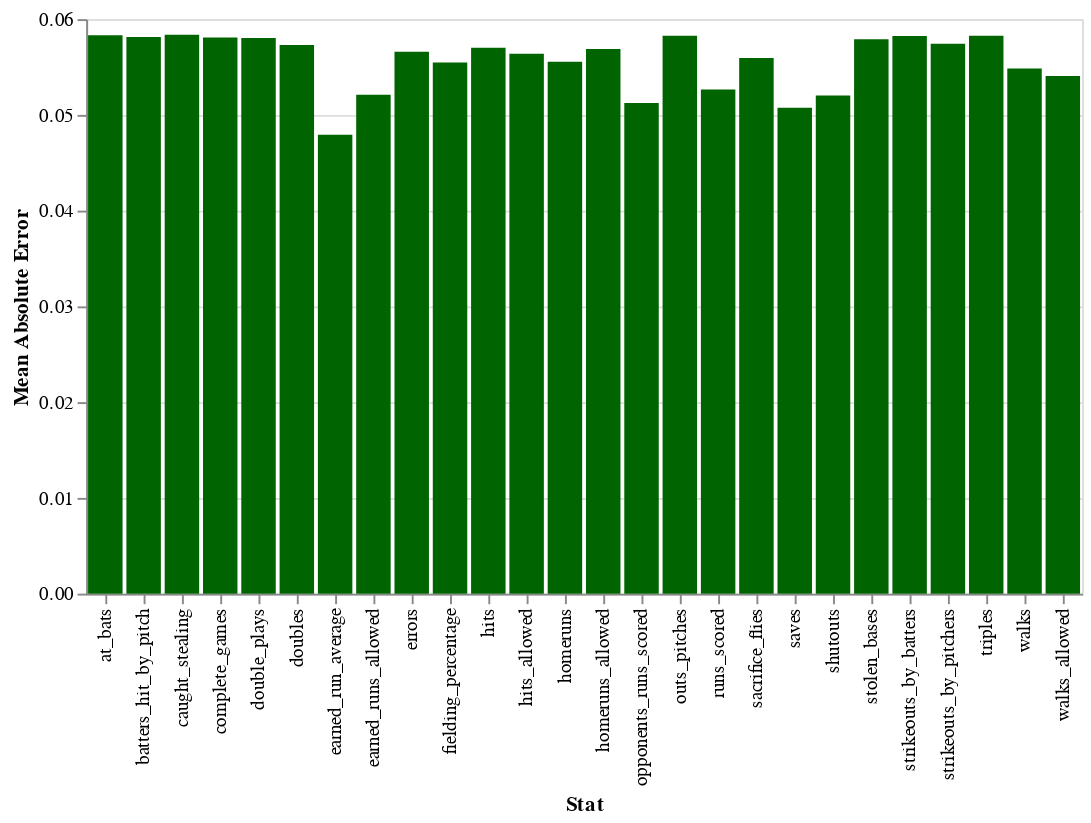

Notebook code cell kept with this figure:
### Code cell
alt.Chart(df_rate_reg).mark_bar(color = 'darkgreen').encode(
    x = 'Stat',
    y = 'Mean Absolute Error'
)

### Figure 1 — Vega-Lite specification as saved in the notebook (floating-point values rounded to 4 significant figures)
{"config": {"view": {"continuousWidth": 400, "continuousHeight": 300}}, "data": {"name": "data-4699ee03d75cbfa803aaed570d94955c"}, "mark": {"type": "bar", "color": "darkgreen"}, "encoding": {"x": {"field": "Stat", "type": "nominal"}, "y": {"field": "Mean Absolute Error", "type": "quantitative"}}, "$schema": "https://vega.github.io/schema/vega-lite/v4.17.0.json", "datasets": {"data-4699ee03d75cbfa803aaed570d94955c": [{"Stat": "runs_scored", "Coefficient": 0.1883, "Mean Squared Error": 0.004267, "Mean Absolute Error": 0.05264}, {"Stat": "at_bats", "Coefficient": 0.01193, "Mean Squared Error": 0.00502, "Mean Absolute Error": 0.05833}, {"Stat": "hits", "Coefficient": 0.08709, "Mean Squared Error": 0.004877, "Mean Absolute Error": 0.05702}, {"Stat": "doubles", "Coefficient": 0.07654, "Mean Squared Error": 0.004881, "Mean Absolute Error": 0.05729}, {"Stat": "triples", "Coefficient": 0.01756, "Mean Squared Error": 0.005017, "Mean Absolute Error": 0.05827}, {"Stat": "homeruns", "Coefficient": 0.1283, "Mean Squared Error": 0.004606, "Mean Absolute Error": 0.05555}, {"Stat": "walks", "Coefficient": 0.1569, "Mean Squared Error": 0.004541, "Mean Absolute Error": 0.05485}, {"Stat": "strikeouts_by_batters", "Coefficient": -0.02457, "Mean Squared Error": 0.005004, "Mean Absolute Error": 0.05824}, {"Stat": "stolen_bases", "Coefficient": 0.06825, "Mean Squared Error": 0.004951, "Mean Absolute Error": 0.0579}, {"Stat": "caught_stealing", "Coefficient": -0.02408, "Mean Squared Error": 0.005011, "Mean Absolute Error": 0.05837}, {"Stat": "batters_hit_by_pitch", "Coefficient": 0.03837, "Mean Squared Error": 0.004974, "Mean Absolute Error": 0.05815}, {"Stat": "sacrifice_flies", "Coefficient": 0.1221, "Mean Squared Error": 0.004706, "Mean Absolute Error": 0.05593}, {"Stat": "opponents_runs_scored", "Coefficient": -0.229, "Mean Squared Error": 0.004115, "Mean Absolute Error": 0.05123}, {"Stat": "earned_runs_allowed", "Coefficient": -0.2142, "Mean Squared Error": 0.004214, "Mean Absolute Error": 0.05212}, {"Stat": "earned_run_average", "Coefficient": -0.2536, "Mean Squared Error": 0.00359, "Mean Absolute Error": 0.04794}, {"Stat": "complete_games", "Coefficient": 0.03658, "Mean Squared Error": 0.004986, "Mean Absolute Error": 0.05808}, {"Stat": "shutouts", "Coefficient": 0.1635, "Mean Squared Error": 0.00418, "Mean Absolute Error": 0.05201}, {"Stat": "saves", "Coefficient": 0.2065, "Mean Squared Error": 0.00399, "Mean Absolute Error": 0.05076}, {"Stat": "outs_pitches", "Coefficient": 0.01696, "Mean Squared Error": 0.005016, "Mean Absolute Error": 0.05828}, {"Stat": "hits_allowed", "Coefficient": -0.1179, "Mean Squared Error": 0.004771, "Mean Absolute Error": 0.05638}, {"Stat": "homeruns_allowed", "Coefficient": -0.09972, "Mean Squared Error": 0.004814, "Mean Absolute Error": 0.05688}, {"Stat": "walks_allowed", "Coefficient": -0.1771, "Mean Squared Error": 0.004461, "Mean Absolute Error": 0.05405}, {"Stat": "strikeouts_by_pitchers", "Coefficient": 0.0643, "Mean Squared Error": 0.004907, "Mean Absolute Error": 0.05744}, {"Stat": "errors", "Coefficient": -0.1059, "Mean Squared Error": 0.004768, "Mean Absolute Error": 0.05659}, {"Stat": "double_plays", "Coefficient": -0.04861, "Mean Squared Error": 0.004975, "Mean Absolute Error": 0.05804}, {"Stat": "fielding_percentage", "Coefficient": 0.126, "Mean Squared Error": 0.00462, "Mean Absolute Error": 0.05547}]}}
